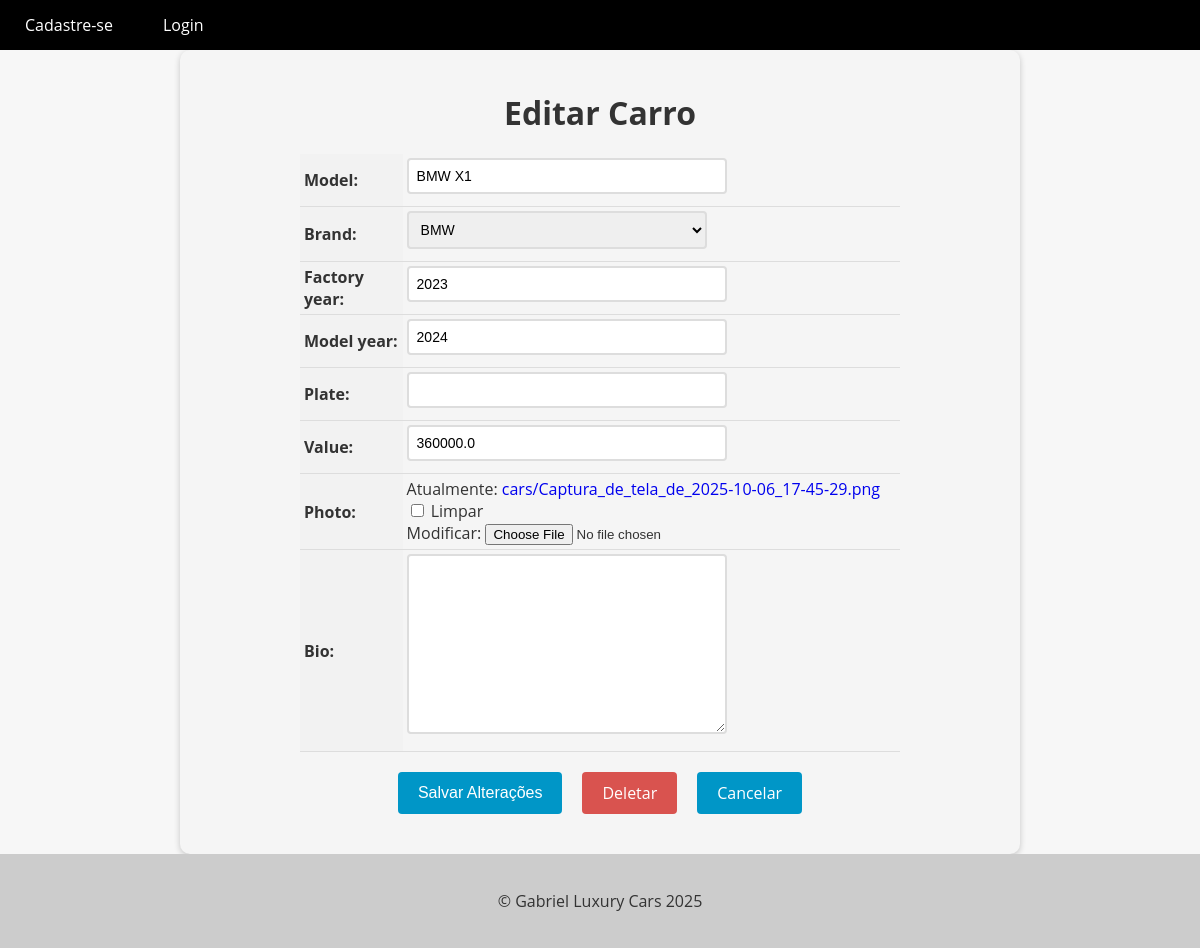
The app's page /car/1/update/ with its own data.
### cars/models.py (models this page shows, shortened)
class Car(models.Model):
    id = models.AutoField(primary_key=True)
    model = models.CharField(max_length=200)
    brand = models.ForeignKey(Brand, on_delete=models.PROTECT, related_name='car_brand')
    factory_year = models.IntegerField(blank=True, null=True)
    model_year = models.IntegerField(blank=True, null=True)
    plate = models.CharField(max_length=10, blank=True, null=True)
    value = models.FloatField(blank=True, null=True)
    photo = models.ImageField(upload_to='cars/', blank=True, null=True)
    bio = models.TextField(blank=True, null=True)

class Brand(models.Model):
    id = models.AutoField(primary_key=True)
    name = models.CharField(max_length=200)
    def __str__(self):
        return self.name

### cars/views.py (the view, shortened to what this page needs)
# urls.py: path('car/<int:pk>/update/', CarUpdateView.as_view(), name='car_update'),
class CarUpdateView(UpdateView):
    model = Car
    form_class = CarModelForm
    template_name = 'car_update.html'

### cars/forms.py (shortened to what this page needs)
class CarModelForm(forms.ModelForm):
    class Meta:
        model = Car
        fields = '__all__'

### cars/templates/car_update.html (shortened to what this page needs)
{% extends "base.html" %}
{% block content %}
  <form method="post" enctype="multipart/form-data">
    <h1>Editar Carro</h1>
    <table>
      {{ form.as_table }}
    </table>
    <div>
      <div class="buttons-container">
        <input type="submit" value="Salvar Alterações" class="btn btn-primary">
        <a href="{% url 'car_delete' pk=object.pk %}" class="btn btn-danger">Deletar</a>
        <a href="{% url 'cars_list' %}" class="btn btn-secondary">Cancelar</a>
      </div>
    </div>
  </form>
{% endblock %}

### app/templates/base.html (style rules this page uses)
body { font-family: 'Open Sans', sans-serif; background-color: #f7f7f7; color: #333; margin: 0; padding: 0; }

### cars/templates/car_update.html (style rules this page uses)
form { max-width: 800px; margin: 0 auto; padding: 20px; background-color: #f5f5f5; border-radius: 10px; box-shadow: 0 2px 6px rgba(0, 0, 0, 0.2); }
form h1 { font-size: 2rem; margin-bottom: 20px; text-align: center; }
table { margin: 0 auto; border-collapse: collapse; width: 100%; max-width: 600px; }
th, td { padding: 4px; text-align: left; border-bottom: 1px solid #ddd; }
th { background-color: #f2f2f2; }
input[type="text"], input[type="number"], select, textarea { padding: 8px; font-size: 14px; border: 2px solid #ddd; border-radius: 4px; width: 100%; max-width: 300px; margin-bottom: 8px; transition: border-bottom-color 0.3s ease-in-out; }
.btn { background-color: #0096c7; color: #fff; border: none; padding: 10px 20px; font-size: 16px; border-radius: 4px; cursor: pointer; transition: background-color 0.3s ease-in-out; }
.buttons-container { display: flex; justify-content: center; margin-top: 20px; margin-bottom: 20px; }
.btn { display: inline-block; background-color: #0096c7; color: #fff; border: none; padding: 10px 20px; font-size: 16px; border-radius: 4px; cursor: pointer; transition: background-color 0.3s ease-in-out; margin: 0 10px; }
.btn-danger { background-color: #d9534f; text-decoration: none !important; }
a { text-decoration: none !important; }

### records on screen
Car: model "BMW X1", brand "BMW", factory_year "2023", model_year "2024", value "360000.0"
